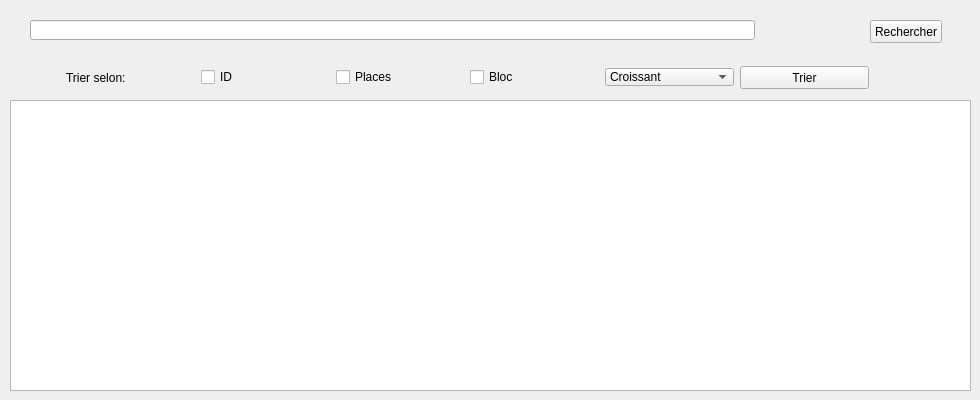
      <widget class="QWidget" name="tab_5">
       <attribute name="title">
        <string>Tri et recherche</string>
       </attribute>
       <widget class="QPushButton" name="pbRechercher">
        <property name="geometry">
         <rect>
          <x>870</x>
          <y>20</y>
          <width>72</width>
          <height>23</height>
         </rect>
        </property>
        <property name="text">
         <string>Rechercher</string>
        </property>
       </widget>
       <widget class="QLineEdit" name="leRechercher">
        <property name="geometry">
         <rect>
          <x>30</x>
          <y>20</y>
          <width>725</width>
          <height>20</height>
         </rect>
        </property>
       </widget>
       <widget class="QCheckBox" name="checkBox_2">
        <property name="geometry">
         <rect>
          <x>336</x>
          <y>70</y>
          <width>128</width>
          <height>14</height>
         </rect>
        </property>
        <property name="text">
         <string>Places</string>
        </property>
       </widget>
       <widget class="QPushButton" name="pbTrier">
        <property name="geometry">
         <rect>
          <x>740</x>
          <y>66</y>
          <width>129</width>
          <height>23</height>
         </rect>
        </property>
        <property name="text">
         <string>Trier</string>
        </property>
       </widget>
       <widget class="QLabel" name="label_62">
        <property name="geometry">
         <rect>
          <x>66</x>
          <y>66</y>
          <width>129</width>
          <height>23</height>
         </rect>
        </property>
        <property name="text">
         <string>Trier selon:</string>
        </property>
       </widget>
       <widget class="QCheckBox" name="checkBox">
        <property name="geometry">
         <rect>
          <x>201</x>
          <y>70</y>
          <width>129</width>
          <height>14</height>
         </rect>
        </property>
        <property name="text">
         <string>ID</string>
        </property>
       </widget>
       <widget class="QComboBox" name="cbTri">
        <property name="geometry">
         <rect>
          <x>605</x>
          <y>68</y>
          <width>129</width>
          <height>18</height>
         </rect>
        </property>
        <item>
         <property name="text">
          <string>Croissant</string>
         </property>
        </item>
        <item>
         <property name="text">
          <string>Décroissant</string>
         </property>
        </item>
       </widget>
       <widget class="QCheckBox" name="checkBox_3">
        <property name="geometry">
         <rect>
          <x>470</x>
          <y>70</y>
          <width>129</width>
          <height>14</height>
         </rect>
        </property>
        <property name="text">
         <string>Bloc</string>
        </property>
       </widget>
       <widget class="QTableView" name="tableView_2">
        <property name="geometry">
         <rect>
          <x>10</x>
          <y>100</y>
          <width>961</width>
          <height>291</height>
         </rect>
        </property>
       </widget>
      </widget>
